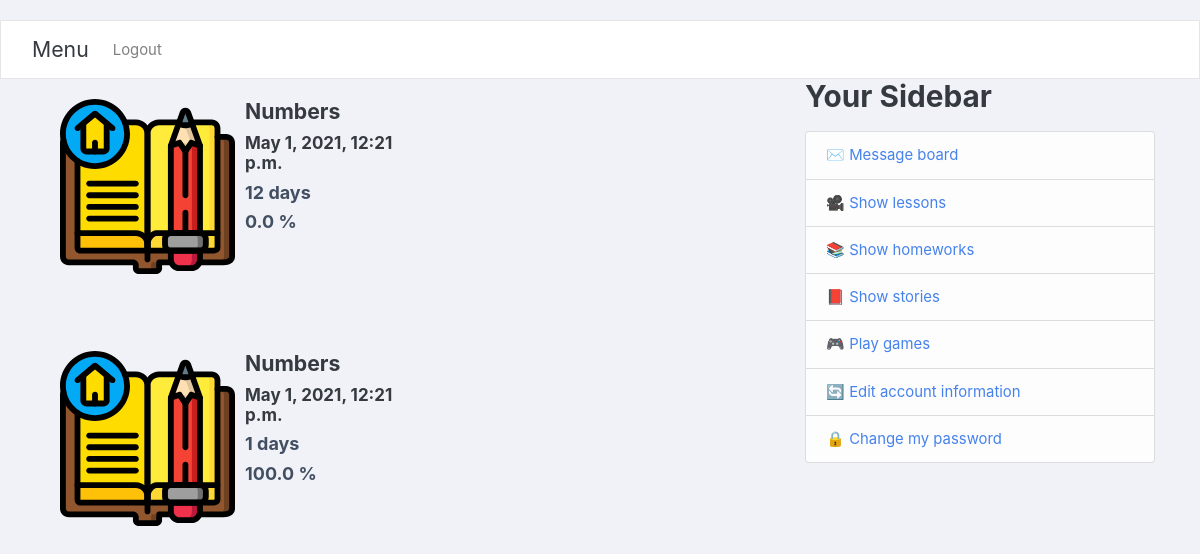
Page /show_homeworks_for_kid/ (signed in) on the earlier database version.
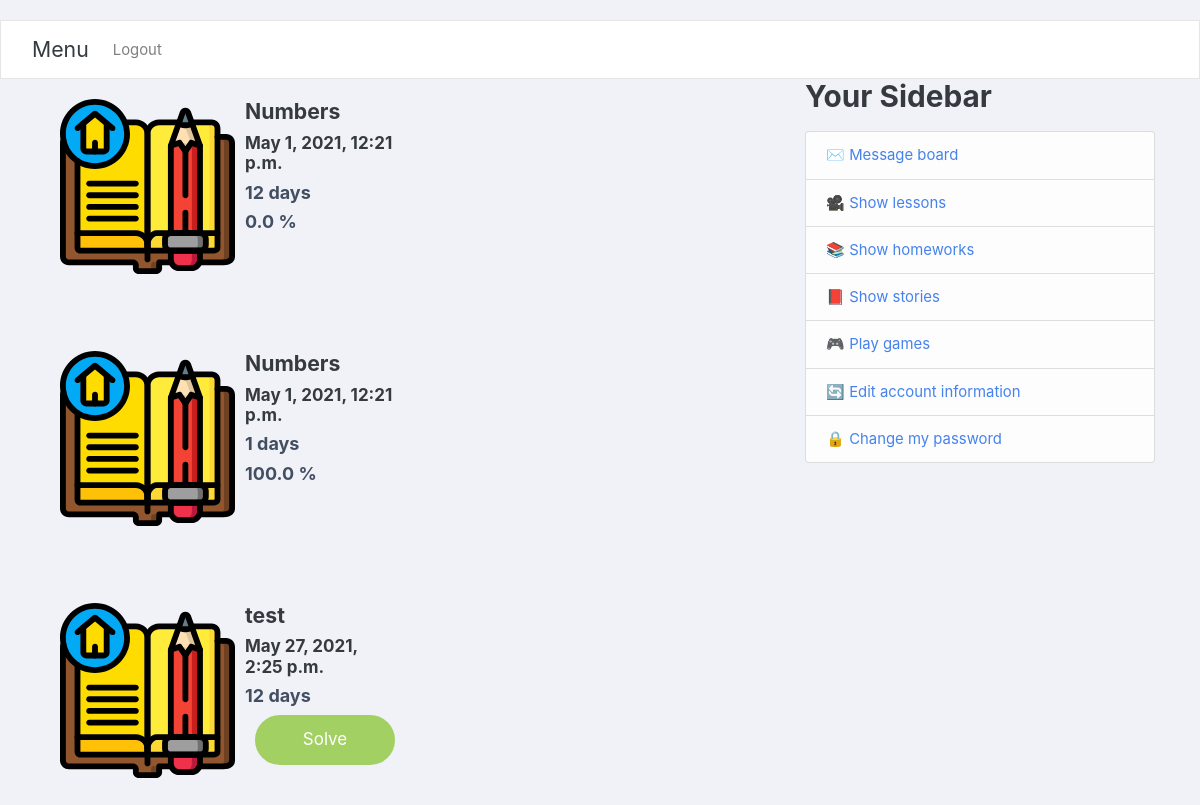
Same page on the later database version.
### kindergarten/models.py (models this page shows, shortened)
class HomeWork(models.Model):
    subject=models.CharField(max_length=400)
    created_at = models.DateTimeField(auto_now_add=True)
    duration = models.IntegerField()
    garten=models.ForeignKey(Kindergarten, blank=True, null=True,on_delete=models.CASCADE)
    class Meta:
        verbose_name_plural = "HomeWork"

### kindergarten/views.py (the view, shortened to what this page needs)
# urls.py: path('show_homeworks_for_kid/',show_homeworks_for_kid,name="show_homeworks_for_kid"),
@login_required
def show_homeworks_for_kid(req):
    if req.method == 'POST':
        id=int(req.POST.get("HW_ID"))
        return show_homework_questions_for_kid(req,id)
    else:
        kid=Kid.objects.filter(username=req.user.username).first()
        garten=kid.garten
        homeworks=HomeWork.objects.filter(garten=garten)
        grades=[]
        for h in homeworks:
            Submition_Date=h.created_at.replace(tzinfo=None)+timedelta(hours=24*h.duration)
            Now_Date=datetime.now()
            grade=Grade.objects.filter(kid=kid,homeWork=h).first()
            if grade :
                grades.append(round(grade.grade, 2))
            else:
                grades.append(-1)
        return render(req,'kindergarten/kid_Homeworks.html',{'homeworks':zip(homeworks,grades)})

### users/myapp_tags.py (called while the page is built)
@register.simple_tag
def get_model1_object(user):
    parent=Parent.objects.filter(username=user.username).first()
    teacher=Teacher.objects.filter(username=user.username).first()
    kid=Kid.objects.filter(username=user.username).first()
    ans=[]
    if parent:
        ans.append(True)
    else:
        ans.append(False)
    HaveGarten = False
    if teacher:
        try:
            Garten=Kindergarten.objects.get(myTeacher=teacher)
        except:
            HaveGarten = False
        else:
            HaveGarten = Garten.name
        ans.append(True)
    else:
        ans.append(False)
    if kid:
        ans.append(True)
    else:
        ans.append(False)
    ans.append(HaveGarten)
    return ans

### kindergarten/templates/kindergarten/kid_Homeworks.html (shortened to what this page needs)
{% extends "users/base.html" %}
{% block content %}
<link href="https://maxcdn.bootstrapcdn.com/font-awesome/4.3.0/css/font-awesome.min.css" rel="stylesheet" />
<div class="container">
    <form enctype="multipart/form-data" method="POST">
    <div class="directory-info-row">
        {% for homework,grade in homeworks %}
        <div class="row">
            <div class="col-md-6 col-sm-6">
                <div class="panel">
                    <div class="panel-body">
                        <div class="media">
                            <a class="pull-left" href="#">
                                <img class="thumb media-object" src="/media/games/homework.svg" alt="" />
                            </a>
                            <div class="media-body">
                                <h5>{{homework.subject}}</h5>
                                <h6>{{homework.created_at}}</h6>
                                <h4>{{homework.duration}} days</h4>
                                {% if grade > -1 %}
                                    <h4>{{grade}} %</h4>
                                {% else %}
                                    <button class="button" name="HW_ID" value="{{homework.id}}"> Solve </button>
                                {%endif%}
                            </div>
                        </div>
                    </div>
                </div>
            </div>
        </div>
        <br>
        <br>
        <br>
    {%endfor%}
    </div>
    </div>
    <br>
    <br>
    <br>
{%endblock%}

Differences in the rows shown:
added HomeWork: subject "test", created_at "May 27, 2021, 2:25 p.m.", duration "12", {{ homework.id }} 3 (drawn)
